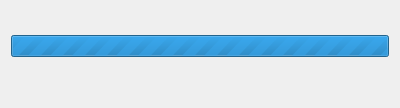
<ui version="4.0" >
 <class>PkTransaction</class>
 <widget class="QWidget" name="PkTransaction" >
  <property name="windowModality" >
   <enum>Qt::NonModal</enum>
  </property>
  <property name="geometry" >
   <rect>
    <x>0</x>
    <y>0</y>
    <width>400</width>
    <height>106</height>
   </rect>
  </property>
  <property name="sizePolicy" >
   <sizepolicy vsizetype="MinimumExpanding" hsizetype="MinimumExpanding" >
    <horstretch>0</horstretch>
    <verstretch>0</verstretch>
   </sizepolicy>
  </property>
  <property name="minimumSize" >
   <size>
    <width>360</width>
    <height>0</height>
   </size>
  </property>
  <property name="windowTitle" >
   <string>KPackageKit - Transaction</string>
  </property>
  <property name="locale" >
   <locale country="UnitedStates" language="English" />
  </property>
  <layout class="QGridLayout" name="gridLayout" >
   <item row="0" column="0" colspan="2" >
    <widget class="QLabel" name="currentL" >
     <property name="font" >
      <font>
       <pointsize>12</pointsize>
       <weight>75</weight>
       <bold>true</bold>
      </font>
     </property>
     <property name="locale" >
      <locale country="UnitedStates" language="English" />
     </property>
     <property name="text" >
      <string/>
     </property>
     <property name="alignment" >
      <set>Qt::AlignCenter</set>
     </property>
    </widget>
   </item>
   <item row="1" column="0" colspan="2" >
    <widget class="QProgressBar" name="progressBar" >
     <property name="locale" >
      <locale country="UnitedStates" language="English" />
     </property>
     <property name="maximum" >
      <number>0</number>
     </property>
    </widget>
   </item>
   <item row="2" column="0" colspan="2" >
    <widget class="QLabel" name="descriptionL" >
     <property name="font" >
      <font>
       <weight>75</weight>
       <bold>true</bold>
      </font>
     </property>
     <property name="text" >
      <string/>
     </property>
    </widget>
   </item>
   <item row="3" column="0" >
    <widget class="QLabel" name="packageL" >
     <property name="text" >
      <string/>
     </property>
    </widget>
   </item>
   <item row="3" column="1" >
    <widget class="QLabel" name="timeL" >
     <property name="text" >
      <string/>
     </property>
    </widget>
   </item>
   <item row="4" column="0" colspan="2" >
    <spacer name="verticalSpacer" >
     <property name="orientation" >
      <enum>Qt::Vertical</enum>
     </property>
     <property name="sizeHint" stdset="0" >
      <size>
       <width>20</width>
       <height>0</height>
      </size>
     </property>
    </spacer>
   </item>
  </layout>
 </widget>
 <resources/>
 <connections/>
</ui>
